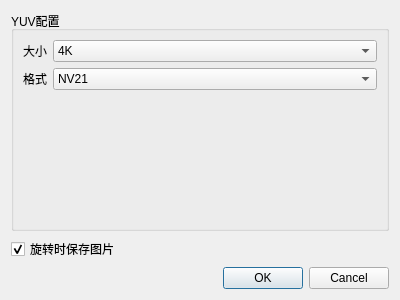
<?xml version="1.0" encoding="UTF-8"?>
<ui version="4.0">
 <class>Dialog</class>
 <widget class="QDialog" name="Dialog">
  <property name="geometry">
   <rect>
    <x>0</x>
    <y>0</y>
    <width>400</width>
    <height>300</height>
   </rect>
  </property>
  <property name="windowTitle">
   <string>Dialog</string>
  </property>
  <layout class="QVBoxLayout" name="verticalLayout">
   <item>
    <widget class="QGroupBox" name="groupBox">
     <property name="title">
      <string>YUV配置</string>
     </property>
     <layout class="QVBoxLayout" name="verticalLayout_2">
      <item>
       <layout class="QFormLayout" name="formLayout">
        <item row="0" column="0">
         <widget class="QLabel" name="label_2">
          <property name="text">
           <string>大小</string>
          </property>
         </widget>
        </item>
        <item row="0" column="1">
         <widget class="QComboBox" name="comboBox">
          <item>
           <property name="text">
            <string>4K</string>
           </property>
          </item>
          <item>
           <property name="text">
            <string>1080P</string>
           </property>
          </item>
          <item>
           <property name="text">
            <string>720P</string>
           </property>
          </item>
         </widget>
        </item>
        <item row="1" column="0">
         <widget class="QLabel" name="label_3">
          <property name="text">
           <string>格式</string>
          </property>
         </widget>
        </item>
        <item row="1" column="1">
         <widget class="QComboBox" name="comboBox_2">
          <item>
           <property name="text">
            <string>NV21</string>
           </property>
          </item>
          <item>
           <property name="text">
            <string>NV12</string>
           </property>
          </item>
          <item>
           <property name="text">
            <string>YCrCb</string>
           </property>
          </item>
          <item>
           <property name="text">
            <string>YUV420</string>
           </property>
          </item>
          <item>
           <property name="text">
            <string>YUV422</string>
           </property>
          </item>
          <item>
           <property name="text">
            <string>UYVY</string>
           </property>
          </item>
          <item>
           <property name="text">
            <string>YUYV</string>
           </property>
          </item>
          <item>
           <property name="text">
            <string>YVYU</string>
           </property>
          </item>
         </widget>
        </item>
       </layout>
      </item>
     </layout>
    </widget>
   </item>
   <item>
    <widget class="QCheckBox" name="checkBox">
     <property name="text">
      <string>旋转时保存图片</string>
     </property>
     <property name="checked">
      <bool>true</bool>
     </property>
    </widget>
   </item>
   <item>
    <widget class="QDialogButtonBox" name="buttonBox">
     <property name="orientation">
      <enum>Qt::Horizontal</enum>
     </property>
     <property name="standardButtons">
      <set>QDialogButtonBox::Cancel|QDialogButtonBox::Ok</set>
     </property>
    </widget>
   </item>
  </layout>
 </widget>
 <resources/>
 <connections>
  <connection>
   <sender>buttonBox</sender>
   <signal>accepted()</signal>
   <receiver>Dialog</receiver>
   <slot>accept()</slot>
   <hints>
    <hint type="sourcelabel">
     <x>248</x>
     <y>254</y>
    </hint>
    <hint type="destinationlabel">
     <x>157</x>
     <y>274</y>
    </hint>
   </hints>
  </connection>
  <connection>
   <sender>buttonBox</sender>
   <signal>rejected()</signal>
   <receiver>Dialog</receiver>
   <slot>reject()</slot>
   <hints>
    <hint type="sourcelabel">
     <x>316</x>
     <y>260</y>
    </hint>
    <hint type="destinationlabel">
     <x>286</x>
     <y>274</y>
    </hint>
   </hints>
  </connection>
 </connections>
</ui>
